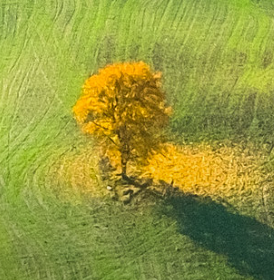
#> input picture strategy/tree.png, 274 x 280 px, found by its file name
$ python example2.py
#> lines starting #> are read from the running program, lines starting #| are printed output that depends on the picture
from PIL import Image
from abc import ABC, abstractmethod
from enum import Enum
import os


class ImageStratery(ABC):

    @abstractmethod
    def __call__(self, img_file, desktop_size):
        raise NotImplementedError


class TiledStrategy(ImageStratery):

    def __init__(self):
        self.name = Strategy.titled

    def __call__(self, img_file, desktop_size):
        in_img = Image.open(img_file)
        out_img = Image.new("RGB", desktop_size)
        num_tiles = [o // i + 1 for o, i in zip(out_img.size, in_img.size)]
        for x in range(num_tiles[0]):
            for y in range(num_tiles[1]):
                out_img.paste(
                    in_img,
                    (
                        in_img.size[0] * x,
                        in_img.size[1] * y,
                        in_img.size[0] * (x + 1),
                        in_img.size[1] * (y + 1),
                    ),
                )
        return out_img


class CenteredStrategy(ImageStratery):

    def __init__(self):
        self.name = Strategy.centered

    def __call__(self, img_file, desktop_size):
        in_img = Image.open(img_file)
        out_img = Image.new("RGB", desktop_size)
        left = (out_img.size[0] - in_img.size[0]) // 2
        top = (out_img.size[1] - in_img.size[1]) // 2
        out_img.paste(in_img, (left, top, left + in_img.size[0], top + in_img.size[1]))
        return out_img


class ScaledStrategy(ImageStratery):

    def __init__(self):
        self.name = Strategy.scaled

    def __call__(self, img_file, desktop_size):
#> called with img_file = 'strategy/tree.png'
        in_img = Image.open(img_file)
#> in_img is the input picture: PIL image 274x280 RGBA; mean R, G, B, A 148, 152.3, 61.1, 255
        out_img = in_img.resize(desktop_size)
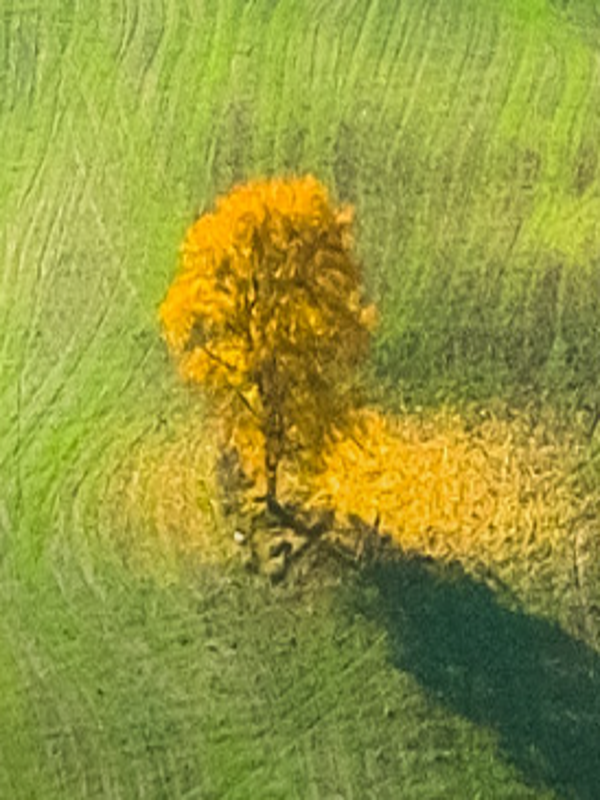
#> out_img: PIL image 600x800 RGBA; mean R, G, B, A 148, 152.3, 61.1, 255
        return out_img


class Strategy(Enum):
    titled = TiledStrategy
    centered = CenteredStrategy
    scaled = ScaledStrategy


class User():

    def __init__(self, image, desktop_size):
        self.image = image
        self.desktop_size = desktop_size

    def select_strategy(self, strategy: Strategy):
        strategy_class = strategy.value
        strat = strategy_class()
        print(f"Using the {strat.name} strategy.")
        return strat(self.image, self.desktop_size)

if __name__ == "__main__":

    user = User(os.path.join("strategy", "tree.png"), [600, 800])
    image = user.select_strategy(Strategy.scaled)
    image.show()
